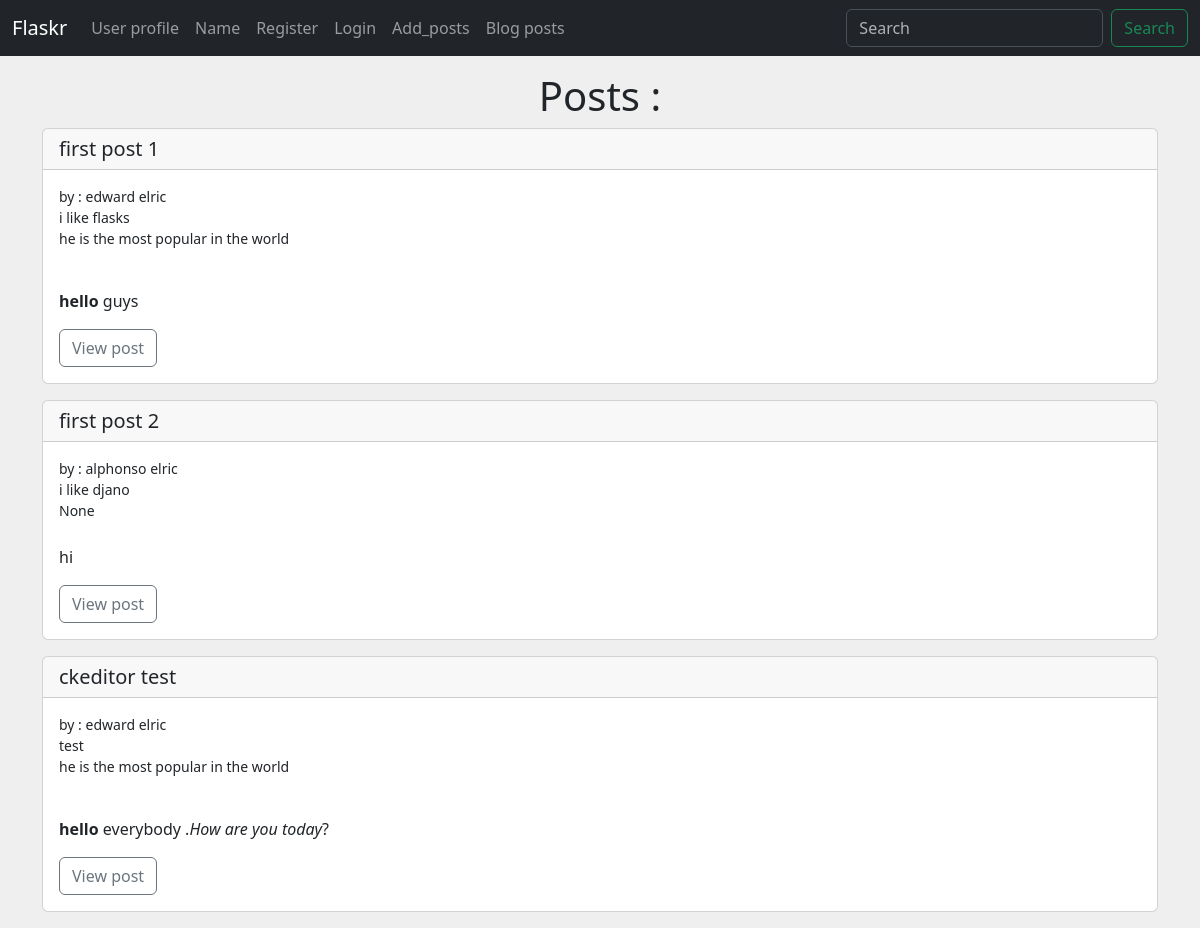
The app's page /posts/, older data.
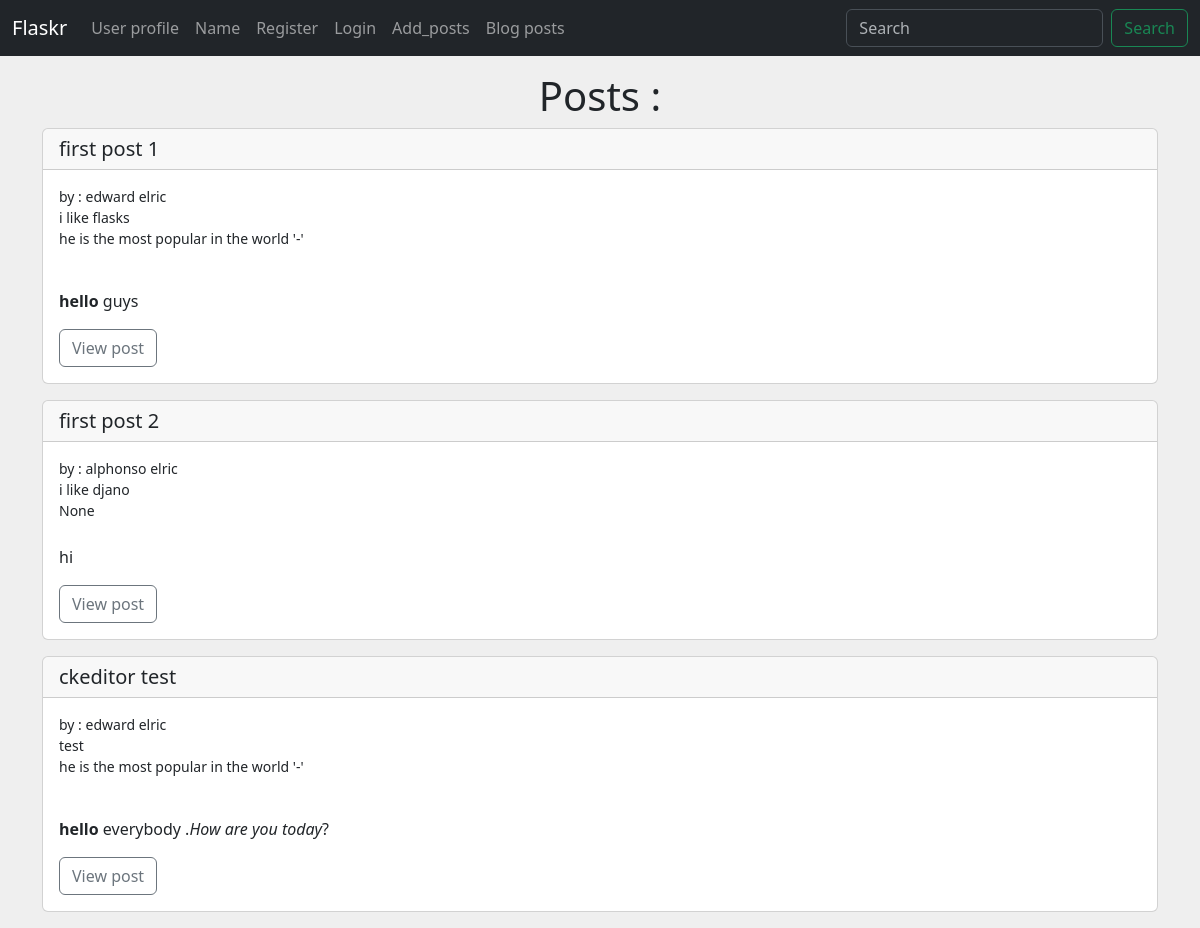
The same page, newer data.
### hello.py (models this page shows, shortened)
class Posts(db.Model):
    id = db.Column(db.Integer, primary_key=True)
    title = db.Column(db.String(100))
    slug = db.Column(db.String(120))
    content = db.Column(db.String(1000))
    date_posted = db.Column(db.Date, default=datetime.utcnow)
    poster_id = db.Column(db.Integer, db.ForeignKey('users.id'))

class Users(db.Model, UserMixin):
    id = db.Column(db.Integer, primary_key=True)
    username = db.Column(db.String(20), nullable=False, unique=True)
    name = db.Column(db.String(20), nullable=False)
    email = db.Column(db.String(100), nullable=False, unique=True)
    color = db.Column(db.String(100))
    about_author = db.Column(db.Text(500))
    date_added = db.Column(db.Date, default=datetime.utcnow)
    profile_pic = db.Column(db.String(), nullable=True)
    password_hash = db.Column(db.String(120))
    posts = db.relationship('Posts', backref='poster')
    @property
    def password(self):
        raise AttributeError('password is not readable!!!!!!')

### hello.py (the view)
@app.route('/posts/')
def posts():
    posts = Posts.query.order_by(Posts.date_posted)
    return render_template('posts.html', posts=posts)

### webForm.py
class SearchForm(FlaskForm):
    searched = StringField("search", validators=[DataRequired()])
    submit = SubmitField('Submit')

### hello.py (called while the page is built)
@app.context_processor
def base():
    form = SearchForm()
    return dict(form=form)

### templates/posts.html (shortened to what this page needs)
{%extends "base.html"%}
{%block content%}
<h1 class="mt-3 text-center"> Posts : </h1>
{%for post in posts %}
<div class="card mb-3">
    <h5 class="card-header">{{post.title}}</h5>
    <div class="card-body">
        <small>
            <p class="card-text"> by : {{post.poster.name}}</p>
        </small>
        <small>
            <p class="card-text">{{post.slug}}</p>
        </small>
        <small>
            <p class="card-text">{{post.poster.about_author}}</p>
        </small>
        <br>
        <p class="card-text">{{post.content|safe}}</p>
        <a href="{{url_for('post',id=post.id)}}" class="btn btn-outline-secondary">View post</a>
    </div>
</div>
{%endfor%}
{%endblock%}

### templates/base.html (shortened to what this page needs)
<!DOCTYPE html>
<html lang="en">
<head>
    <link href="https://cdn.jsdelivr.net/npm/bootstrap@5.3.2/dist/css/bootstrap.min.css" rel="stylesheet">
    <link rel="stylesheet" href="{{url_for('static',filename='css/style.css')}}">
</head>
<body>
    {%include "navbar.html"%}
    <div class="container">
        {%block content%}
        {%endblock%}
    </div>
</body>
</html>

### templates/navbar.html (shortened to what this page needs)
<nav class="navbar navbar-expand-lg bg-dark" data-bs-theme="dark">
    <div class="container-fluid">
      <a class="navbar-brand" href="{{url_for('index')}}">Flaskr</a>
      <div class="collapse navbar-collapse" id="navbar">
        <ul class="navbar-nav me-auto mb-2 mb-lg-0">
          <li class="nav-item">
            <a class="nav-link" href="{{url_for('user',name='yassine')}}">User profile</a>
          </li>
          <li class="nav-item">
            <a class="nav-link" href="{{url_for('name')}}">Name</a>
          </li>
          {%if current_user.is_authenticated %}
            {%if current_user.id == 1%}
              <li class="nav-item">
                <a class="nav-link" href="{{url_for('admin')}}">Admin</a>
              </li>
            {%endif%}
            <li class="nav-item">
              <a class="nav-link" href="{{url_for('dashboard')}}">Dashboard</a>
            </li>
            <li class="nav-item">
              <a class="nav-link" href="{{url_for('logout')}}">Logout</a>
            </li>
          {%else%}
            <li class="nav-item">
              <a class="nav-link" href="{{url_for('add_user')}}">Register</a>
            </li>
            <li class="nav-item">
              <a class="nav-link" href="{{url_for('login')}}">Login</a>
            </li>
          {%endif%}
          <li class="nav-item">
            <a class="nav-link" href="{{url_for('add_posts')}}">Add_posts</a>
          </li>
          <li class="nav-item">
            <a class="nav-link" href="{{url_for('posts')}}">Blog posts</a>
          </li>
        </ul>
        <form method="POST" action="{{url_for('search')}}" class="d-flex" role="search">
          <input class="form-control me-2" name="searched" type="search" placeholder="Search" aria-label="Search">
          <button class="btn btn-outline-success" type="submit">Search</button>
        </form>
      </div>
    </div>
  </nav>

### static/css/style.css (style rules this page uses)
body { background: #efefef; }

Row changes from the older to the newer data that the page shows:
changed through a linked row, Posts "first post 1": poster.about_author "he is the most popular in the world" → "he is the most popular in the world '-'"
changed through a linked row, Posts "ckeditor test": poster.about_author "he is the most popular in the world" → "he is the most popular in the world '-'"
